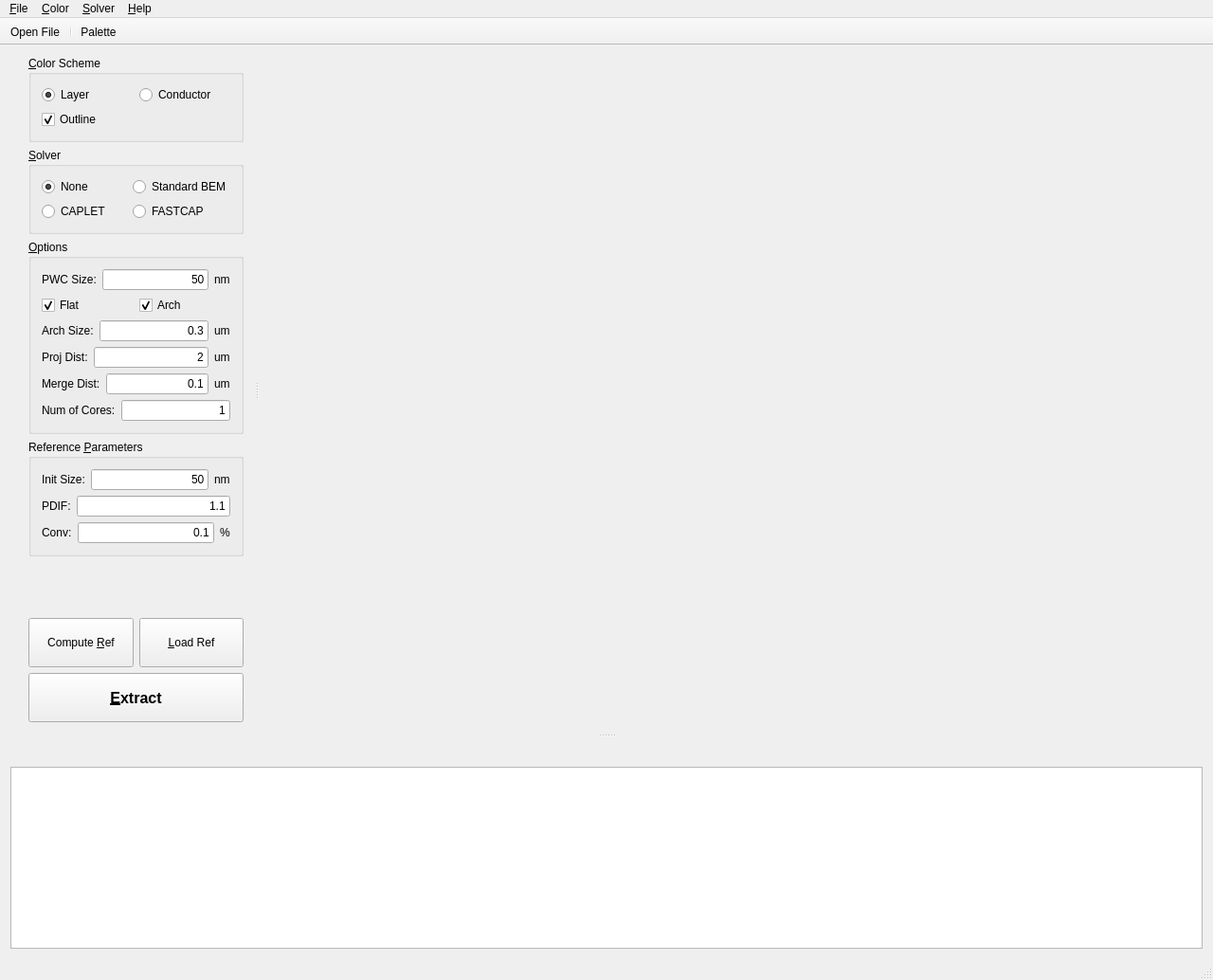
<?xml version="1.0" encoding="UTF-8"?>
<ui version="4.0">
 <class>MainWindow</class>
 <widget class="QMainWindow" name="MainWindow">
  <property name="geometry">
   <rect>
    <x>0</x>
    <y>0</y>
    <width>1280</width>
    <height>1034</height>
   </rect>
  </property>
  <property name="windowTitle">
   <string>MainWindow</string>
  </property>
  <property name="windowIcon">
   <iconset resource="icons.qrc">
    <normaloff>:/icons/icons/caplet_geo_icon.png</normaloff>:/icons/icons/caplet_geo_icon.png</iconset>
  </property>
  <widget class="QWidget" name="centralWidget">
   <layout class="QGridLayout" name="gridLayout"/>
   <widget class="QSplitter" name="splitter">
    <property name="geometry">
     <rect>
      <x>0</x>
      <y>0</y>
      <width>100</width>
      <height>30</height>
     </rect>
    </property>
    <property name="orientation">
     <enum>Qt::Horizontal</enum>
    </property>
   </widget>
  </widget>
  <widget class="QMenuBar" name="menuBar">
   <property name="geometry">
    <rect>
     <x>0</x>
     <y>0</y>
     <width>1280</width>
     <height>20</height>
    </rect>
   </property>
   <widget class="QMenu" name="menu_File">
    <property name="title">
     <string>&amp;File</string>
    </property>
    <addaction name="actionOpenFile"/>
    <addaction name="actionExit"/>
   </widget>
   <widget class="QMenu" name="menu_Help">
    <property name="title">
     <string>&amp;Help</string>
    </property>
    <addaction name="actionAbout"/>
   </widget>
   <widget class="QMenu" name="menuColor">
    <property name="title">
     <string>&amp;Color</string>
    </property>
    <widget class="QMenu" name="menuScheme">
     <property name="title">
      <string>Scheme</string>
     </property>
     <addaction name="actionColorSchemeLayer"/>
     <addaction name="actionColorSchemeConductor"/>
    </widget>
    <addaction name="menuScheme"/>
    <addaction name="actionOutline"/>
    <addaction name="actionPalette"/>
   </widget>
   <widget class="QMenu" name="menuSolver">
    <property name="title">
     <string>&amp;Solver</string>
    </property>
    <addaction name="actionNone"/>
    <addaction name="actionCAPLET"/>
    <addaction name="actionFASTCAP"/>
    <addaction name="actionStandardBEM"/>
    <addaction name="separator"/>
    <addaction name="actionCAPLETOptions"/>
    <addaction name="actionFASTCAPOptions"/>
    <addaction name="actionStandardBEMOptions"/>
   </widget>
   <addaction name="menu_File"/>
   <addaction name="menuColor"/>
   <addaction name="menuSolver"/>
   <addaction name="menu_Help"/>
  </widget>
  <widget class="QStatusBar" name="statusBar"/>
  <widget class="QToolBar" name="mainToolBar">
   <property name="movable">
    <bool>false</bool>
   </property>
   <property name="iconSize">
    <size>
     <width>24</width>
     <height>24</height>
    </size>
   </property>
   <property name="toolButtonStyle">
    <enum>Qt::ToolButtonIconOnly</enum>
   </property>
   <property name="floatable">
    <bool>false</bool>
   </property>
   <attribute name="toolBarArea">
    <enum>TopToolBarArea</enum>
   </attribute>
   <attribute name="toolBarBreak">
    <bool>false</bool>
   </attribute>
   <addaction name="actionOpenFile"/>
   <addaction name="separator"/>
   <addaction name="actionPalette"/>
  </widget>
  <widget class="QDockWidget" name="dockWidget">
   <property name="floating">
    <bool>false</bool>
   </property>
   <property name="features">
    <set>QDockWidget::DockWidgetVerticalTitleBar</set>
   </property>
   <property name="allowedAreas">
    <set>Qt::LeftDockWidgetArea|Qt::RightDockWidgetArea</set>
   </property>
   <attribute name="dockWidgetArea">
    <number>1</number>
   </attribute>
   <widget class="QWidget" name="dockWidgetContents">
    <property name="enabled">
     <bool>true</bool>
    </property>
    <layout class="QVBoxLayout" name="verticalLayout_5">
     <item>
      <widget class="QGroupBox" name="colorSchemeGroup">
       <property name="title">
        <string>&amp;Color Scheme</string>
       </property>
       <layout class="QVBoxLayout" name="verticalLayout">
        <item>
         <layout class="QHBoxLayout" name="horizontalLayout_9">
          <item>
           <widget class="QRadioButton" name="colorSchemeLayerRadio">
            <property name="text">
             <string>Layer</string>
            </property>
            <property name="checked">
             <bool>true</bool>
            </property>
           </widget>
          </item>
          <item>
           <widget class="QRadioButton" name="colorSchemeConductorRadio">
            <property name="text">
             <string>Conductor</string>
            </property>
           </widget>
          </item>
         </layout>
        </item>
        <item>
         <widget class="QCheckBox" name="outlineBox">
          <property name="text">
           <string>Outline</string>
          </property>
          <property name="checked">
           <bool>true</bool>
          </property>
         </widget>
        </item>
       </layout>
      </widget>
     </item>
     <item>
      <widget class="QGroupBox" name="solverGroup">
       <property name="title">
        <string>&amp;Solver</string>
       </property>
       <layout class="QGridLayout" name="gridLayout_2">
        <item row="0" column="0">
         <widget class="QRadioButton" name="solverNoneRadio">
          <property name="text">
           <string>None</string>
          </property>
          <property name="checked">
           <bool>true</bool>
          </property>
         </widget>
        </item>
        <item row="0" column="1">
         <widget class="QRadioButton" name="solverStandardRadio">
          <property name="toolTip">
           <string>&lt;!DOCTYPE HTML PUBLIC &quot;-//W3C//DTD HTML 4.0//EN&quot; &quot;http://www.w3.org/TR/REC-html40/strict.dtd&quot;&gt;
&lt;html&gt;&lt;head&gt;&lt;meta name=&quot;qrichtext&quot; content=&quot;1&quot; /&gt;&lt;style type=&quot;text/css&quot;&gt;
p, li { white-space: pre-wrap; }
&lt;/style&gt;&lt;/head&gt;&lt;body style=&quot; font-family:'Ubuntu'; font-size:11pt; font-weight:400; font-style:normal;&quot;&gt;
&lt;p style=&quot; margin-top:0px; margin-bottom:0px; margin-left:0px; margin-right:0px; -qt-block-indent:0; text-indent:0px;&quot;&gt;&lt;span style=&quot; font-weight:600;&quot;&gt;Basis functions: &lt;/span&gt;&lt;/p&gt;
&lt;p style=&quot; margin-top:0px; margin-bottom:0px; margin-left:0px; margin-right:0px; -qt-block-indent:0; text-indent:0px;&quot;&gt;        Piecewise constant &lt;/p&gt;
&lt;p style=&quot; margin-top:0px; margin-bottom:0px; margin-left:0px; margin-right:0px; -qt-block-indent:0; text-indent:0px;&quot;&gt;&lt;span style=&quot; font-weight:600;&quot;&gt;Testing method:&lt;/span&gt;&lt;/p&gt;
&lt;p style=&quot; margin-top:0px; margin-bottom:0px; margin-left:0px; margin-right:0px; -qt-block-indent:0; text-indent:0px;&quot;&gt;        Collocation testing&lt;/p&gt;
&lt;p style=&quot; margin-top:0px; margin-bottom:0px; margin-left:0px; margin-right:0px; -qt-block-indent:0; text-indent:0px;&quot;&gt;&lt;span style=&quot; font-weight:600;&quot;&gt;Solution method: &lt;/span&gt;&lt;/p&gt;
&lt;p style=&quot; margin-top:0px; margin-bottom:0px; margin-left:0px; margin-right:0px; -qt-block-indent:0; text-indent:0px;&quot;&gt;        Direct LU decomposition&lt;/p&gt;&lt;/body&gt;&lt;/html&gt;</string>
          </property>
          <property name="text">
           <string>Standard BEM</string>
          </property>
         </widget>
        </item>
        <item row="1" column="0">
         <widget class="QRadioButton" name="solverCapletRadio">
          <property name="toolTip">
           <string>&lt;!DOCTYPE HTML PUBLIC &quot;-//W3C//DTD HTML 4.0//EN&quot; &quot;http://www.w3.org/TR/REC-html40/strict.dtd&quot;&gt;
&lt;html&gt;&lt;head&gt;&lt;meta name=&quot;qrichtext&quot; content=&quot;1&quot; /&gt;&lt;style type=&quot;text/css&quot;&gt;
p, li { white-space: pre-wrap; }
&lt;/style&gt;&lt;/head&gt;&lt;body style=&quot; font-family:'Ubuntu'; font-size:11pt; font-weight:400; font-style:normal;&quot;&gt;
&lt;p style=&quot; margin-top:0px; margin-bottom:0px; margin-left:0px; margin-right:0px; -qt-block-indent:0; text-indent:0px;&quot;&gt;&lt;span style=&quot; font-weight:600;&quot;&gt;Basis functions: &lt;/span&gt;&lt;/p&gt;
&lt;p style=&quot; margin-top:0px; margin-bottom:0px; margin-left:0px; margin-right:0px; -qt-block-indent:0; text-indent:0px;&quot;&gt;        Instantible basis functions&lt;/p&gt;
&lt;p style=&quot; margin-top:0px; margin-bottom:0px; margin-left:0px; margin-right:0px; -qt-block-indent:0; text-indent:0px;&quot;&gt;&lt;span style=&quot; font-weight:600;&quot;&gt;Testing method:&lt;/span&gt;&lt;/p&gt;
&lt;p style=&quot; margin-top:0px; margin-bottom:0px; margin-left:0px; margin-right:0px; -qt-block-indent:0; text-indent:0px;&quot;&gt;        Galerkin testing&lt;/p&gt;
&lt;p style=&quot; margin-top:0px; margin-bottom:0px; margin-left:0px; margin-right:0px; -qt-block-indent:0; text-indent:0px;&quot;&gt;&lt;span style=&quot; font-weight:600;&quot;&gt;Solution method: &lt;/span&gt;&lt;/p&gt;
&lt;p style=&quot; margin-top:0px; margin-bottom:0px; margin-left:0px; margin-right:0px; -qt-block-indent:0; text-indent:0px;&quot;&gt;        Direct LU decomposition&lt;/p&gt;&lt;/body&gt;&lt;/html&gt;</string>
          </property>
          <property name="text">
           <string>CAPLET</string>
          </property>
          <property name="checked">
           <bool>false</bool>
          </property>
         </widget>
        </item>
        <item row="1" column="1">
         <widget class="QRadioButton" name="solverFastcapRadio">
          <property name="toolTip">
           <string>&lt;!DOCTYPE HTML PUBLIC &quot;-//W3C//DTD HTML 4.0//EN&quot; &quot;http://www.w3.org/TR/REC-html40/strict.dtd&quot;&gt;
&lt;html&gt;&lt;head&gt;&lt;meta name=&quot;qrichtext&quot; content=&quot;1&quot; /&gt;&lt;style type=&quot;text/css&quot;&gt;
p, li { white-space: pre-wrap; }
&lt;/style&gt;&lt;/head&gt;&lt;body style=&quot; font-family:'Ubuntu'; font-size:11pt; font-weight:400; font-style:normal;&quot;&gt;
&lt;p style=&quot; margin-top:0px; margin-bottom:0px; margin-left:0px; margin-right:0px; -qt-block-indent:0; text-indent:0px;&quot;&gt;&lt;span style=&quot; font-weight:600;&quot;&gt;Basis functions: &lt;/span&gt;&lt;/p&gt;
&lt;p style=&quot; margin-top:0px; margin-bottom:0px; margin-left:0px; margin-right:0px; -qt-block-indent:0; text-indent:0px;&quot;&gt;        Piecewise constant &lt;/p&gt;
&lt;p style=&quot; margin-top:0px; margin-bottom:0px; margin-left:0px; margin-right:0px; -qt-block-indent:0; text-indent:0px;&quot;&gt;&lt;span style=&quot; font-weight:600;&quot;&gt;Testing method:&lt;/span&gt;&lt;/p&gt;
&lt;p style=&quot; margin-top:0px; margin-bottom:0px; margin-left:0px; margin-right:0px; -qt-block-indent:0; text-indent:0px;&quot;&gt;        Collocation testing&lt;/p&gt;
&lt;p style=&quot; margin-top:0px; margin-bottom:0px; margin-left:0px; margin-right:0px; -qt-block-indent:0; text-indent:0px;&quot;&gt;&lt;span style=&quot; font-weight:600;&quot;&gt;Solution method: &lt;/span&gt;&lt;/p&gt;
&lt;p style=&quot; margin-top:0px; margin-bottom:0px; margin-left:0px; margin-right:0px; -qt-block-indent:0; text-indent:0px;&quot;&gt;        Fast multipole method&lt;/p&gt;&lt;/body&gt;&lt;/html&gt;</string>
          </property>
          <property name="text">
           <string>FASTCAP</string>
          </property>
          <property name="checked">
           <bool>false</bool>
          </property>
         </widget>
        </item>
       </layout>
      </widget>
     </item>
     <item>
      <widget class="QGroupBox" name="optionGroup">
       <property name="title">
        <string>&amp;Options</string>
       </property>
       <layout class="QVBoxLayout" name="verticalLayout_4">
        <item>
         <layout class="QHBoxLayout" name="horizontalLayout">
          <item>
           <widget class="QLabel" name="pwcSizeLabel">
            <property name="toolTip">
             <string>&lt;html&gt;&lt;head/&gt;&lt;body&gt;&lt;p&gt;&lt;span style=&quot; font-weight:600;&quot;&gt;Suggested size&lt;/span&gt; of piecewise constant basis function for a side length&lt;/p&gt;&lt;/body&gt;&lt;/html&gt;</string>
            </property>
            <property name="text">
             <string>PWC Size:</string>
            </property>
           </widget>
          </item>
          <item>
           <widget class="QLineEdit" name="pwcSizeLineEdit">
            <property name="text">
             <string>50</string>
            </property>
            <property name="alignment">
             <set>Qt::AlignRight|Qt::AlignTrailing|Qt::AlignVCenter</set>
            </property>
           </widget>
          </item>
          <item>
           <widget class="QLabel" name="pwcUnitLabel">
            <property name="text">
             <string>nm</string>
            </property>
           </widget>
          </item>
         </layout>
        </item>
        <item>
         <layout class="QHBoxLayout" name="horizontalLayout_7">
          <item>
           <widget class="QCheckBox" name="flatCheckBox">
            <property name="text">
             <string>Flat</string>
            </property>
            <property name="checkable">
             <bool>true</bool>
            </property>
            <property name="checked">
             <bool>true</bool>
            </property>
           </widget>
          </item>
          <item>
           <widget class="QCheckBox" name="archCheckBox">
            <property name="text">
             <string>Arch</string>
            </property>
            <property name="checked">
             <bool>true</bool>
            </property>
           </widget>
          </item>
         </layout>
        </item>
        <item>
         <layout class="QHBoxLayout" name="horizontalLayout_2">
          <item>
           <widget class="QLabel" name="archSizeLabel">
            <property name="text">
             <string>Arch Size:</string>
            </property>
           </widget>
          </item>
          <item>
           <widget class="QLineEdit" name="archLengthLineEdit">
            <property name="text">
             <string>0.3</string>
            </property>
            <property name="alignment">
             <set>Qt::AlignRight|Qt::AlignTrailing|Qt::AlignVCenter</set>
            </property>
           </widget>
          </item>
          <item>
           <widget class="QLabel" name="archUnitLabel">
            <property name="text">
             <string>um</string>
            </property>
           </widget>
          </item>
         </layout>
        </item>
        <item>
         <layout class="QHBoxLayout" name="horizontalLayout_10">
          <item>
           <widget class="QLabel" name="projDistLabel">
            <property name="text">
             <string>Proj Dist:</string>
            </property>
           </widget>
          </item>
          <item>
           <widget class="QLineEdit" name="projDistLineEdit">
            <property name="text">
             <string>2</string>
            </property>
            <property name="alignment">
             <set>Qt::AlignRight|Qt::AlignTrailing|Qt::AlignVCenter</set>
            </property>
           </widget>
          </item>
          <item>
           <widget class="QLabel" name="projDistUnitLabel">
            <property name="text">
             <string>um</string>
            </property>
           </widget>
          </item>
         </layout>
        </item>
        <item>
         <layout class="QHBoxLayout" name="horizontalLayout_11">
          <item>
           <widget class="QLabel" name="mergeDistLabel">
            <property name="text">
             <string>Merge Dist:</string>
            </property>
           </widget>
          </item>
          <item>
           <widget class="QLineEdit" name="mergeDistLineEdit">
            <property name="text">
             <string>0.1</string>
            </property>
            <property name="alignment">
             <set>Qt::AlignRight|Qt::AlignTrailing|Qt::AlignVCenter</set>
            </property>
           </widget>
          </item>
          <item>
           <widget class="QLabel" name="mergeDistUnitLabel">
            <property name="text">
             <string>um</string>
            </property>
           </widget>
          </item>
         </layout>
        </item>
        <item>
         <layout class="QHBoxLayout" name="horizontalLayout_6">
          <item>
           <widget class="QLabel" name="coreNumLabel">
            <property name="text">
             <string>Num of Cores:</string>
            </property>
           </widget>
          </item>
          <item>
           <widget class="QLineEdit" name="coreNumLineEdit">
            <property name="text">
             <string>1</string>
            </property>
            <property name="alignment">
             <set>Qt::AlignRight|Qt::AlignTrailing|Qt::AlignVCenter</set>
            </property>
           </widget>
          </item>
         </layout>
        </item>
       </layout>
      </widget>
     </item>
     <item>
      <widget class="QGroupBox" name="groupBox">
       <property name="title">
        <string>Reference &amp;Parameters</string>
       </property>
       <layout class="QVBoxLayout" name="verticalLayout_3">
        <item>
         <layout class="QHBoxLayout" name="horizontalLayout_5">
          <item>
           <widget class="QLabel" name="initPWCSizeLabel">
            <property name="text">
             <string>Init Size:</string>
            </property>
           </widget>
          </item>
          <item>
           <widget class="QLineEdit" name="initPWCSizeLineEdit">
            <property name="text">
             <string>50</string>
            </property>
            <property name="alignment">
             <set>Qt::AlignRight|Qt::AlignTrailing|Qt::AlignVCenter</set>
            </property>
           </widget>
          </item>
          <item>
           <widget class="QLabel" name="pwcUnitLabel2">
            <property name="text">
             <string>nm</string>
            </property>
           </widget>
          </item>
         </layout>
        </item>
        <item>
         <layout class="QHBoxLayout" name="horizontalLayout_3">
          <item>
           <widget class="QLabel" name="alphaLabel">
            <property name="toolTip">
             <string>&lt;html&gt;&lt;head/&gt;&lt;body&gt;&lt;p&gt;&lt;span style=&quot; font-weight:600;&quot;&gt;Panel density iteration factor: &lt;/span&gt;The factor that reduces suggested panel size per iteration. Greater than 1.&lt;/p&gt;&lt;/body&gt;&lt;/html&gt;</string>
            </property>
            <property name="text">
             <string>PDIF:</string>
            </property>
           </widget>
          </item>
          <item>
           <widget class="QLineEdit" name="alphaLineEdit">
            <property name="text">
             <string>1.1</string>
            </property>
            <property name="alignment">
             <set>Qt::AlignRight|Qt::AlignTrailing|Qt::AlignVCenter</set>
            </property>
           </widget>
          </item>
         </layout>
        </item>
        <item>
         <layout class="QHBoxLayout" name="horizontalLayout_4">
          <item>
           <widget class="QLabel" name="convLabel">
            <property name="toolTip">
             <string>&lt;html&gt;&lt;head/&gt;&lt;body&gt;&lt;p&gt;&lt;span style=&quot; font-weight:600;&quot;&gt;Convergence Criterion: &lt;/span&gt;The reference computation iteration is converged when max_{i,j} | (C_{ij}^{k+1} - C_{ij}^{k})/C_{ii}^{k} | &amp;lt; epsilon&lt;/p&gt;&lt;/body&gt;&lt;/html&gt;</string>
            </property>
            <property name="text">
             <string>Conv:</string>
            </property>
           </widget>
          </item>
          <item>
           <widget class="QLineEdit" name="epsilonLineEdit">
            <property name="text">
             <string>0.1</string>
            </property>
            <property name="alignment">
             <set>Qt::AlignRight|Qt::AlignTrailing|Qt::AlignVCenter</set>
            </property>
           </widget>
          </item>
          <item>
           <widget class="QLabel" name="percentageLabel">
            <property name="text">
             <string>%</string>
            </property>
           </widget>
          </item>
         </layout>
        </item>
       </layout>
      </widget>
     </item>
     <item>
      <spacer name="verticalSpacer">
       <property name="orientation">
        <enum>Qt::Vertical</enum>
       </property>
       <property name="sizeHint" stdset="0">
        <size>
         <width>20</width>
         <height>807</height>
        </size>
       </property>
      </spacer>
     </item>
     <item>
      <layout class="QHBoxLayout" name="horizontalLayout_8">
       <item>
        <widget class="QPushButton" name="computeReferenceButton">
         <property name="minimumSize">
          <size>
           <width>0</width>
           <height>52</height>
          </size>
         </property>
         <property name="text">
          <string>Compute &amp;Ref</string>
         </property>
        </widget>
       </item>
       <item>
        <widget class="QPushButton" name="loadReferenceButton">
         <property name="minimumSize">
          <size>
           <width>0</width>
           <height>52</height>
          </size>
         </property>
         <property name="text">
          <string>&amp;Load Ref</string>
         </property>
        </widget>
       </item>
      </layout>
     </item>
     <item>
      <widget class="QPushButton" name="extractionButton">
       <property name="sizePolicy">
        <sizepolicy hsizetype="Minimum" vsizetype="Fixed">
         <horstretch>0</horstretch>
         <verstretch>0</verstretch>
        </sizepolicy>
       </property>
       <property name="minimumSize">
        <size>
         <width>0</width>
         <height>52</height>
        </size>
       </property>
       <property name="font">
        <font>
         <pointsize>12</pointsize>
         <weight>75</weight>
         <bold>true</bold>
        </font>
       </property>
       <property name="text">
        <string>&amp;Extract</string>
       </property>
      </widget>
     </item>
    </layout>
   </widget>
  </widget>
  <widget class="QDockWidget" name="dockText">
   <property name="features">
    <set>QDockWidget::NoDockWidgetFeatures</set>
   </property>
   <attribute name="dockWidgetArea">
    <number>8</number>
   </attribute>
   <widget class="QWidget" name="dockTextContents">
    <layout class="QVBoxLayout" name="verticalLayout_2">
     <item>
      <widget class="QPlainTextEdit" name="logText">
       <property name="minimumSize">
        <size>
         <width>0</width>
         <height>160</height>
        </size>
       </property>
       <property name="font">
        <font>
         <family>Monospace</family>
         <pointsize>10</pointsize>
        </font>
       </property>
       <property name="lineWrapMode">
        <enum>QPlainTextEdit::NoWrap</enum>
       </property>
      </widget>
     </item>
    </layout>
   </widget>
  </widget>
  <action name="actionAbout">
   <property name="icon">
    <iconset resource="icons.qrc">
     <normaloff>:/icons/icons/info.png</normaloff>:/icons/icons/info.png</iconset>
   </property>
   <property name="text">
    <string>&amp;About</string>
   </property>
  </action>
  <action name="actionOpenFile">
   <property name="icon">
    <iconset resource="icons.qrc">
     <normaloff>:/icons/icons/folder_open.png</normaloff>:/icons/icons/folder_open.png</iconset>
   </property>
   <property name="text">
    <string>&amp;Open File</string>
   </property>
   <property name="shortcut">
    <string>Ctrl+O</string>
   </property>
  </action>
  <action name="actionExit">
   <property name="text">
    <string>E&amp;xit</string>
   </property>
   <property name="shortcut">
    <string>Esc</string>
   </property>
  </action>
  <action name="actionColorSchemeLayer">
   <property name="checkable">
    <bool>true</bool>
   </property>
   <property name="checked">
    <bool>true</bool>
   </property>
   <property name="icon">
    <iconset resource="icons.qrc">
     <normaloff>:/icons/icons/folder_open.png</normaloff>:/icons/icons/folder_open.png</iconset>
   </property>
   <property name="text">
    <string>Layer</string>
   </property>
  </action>
  <action name="actionColorSchemeConductor">
   <property name="checkable">
    <bool>true</bool>
   </property>
   <property name="icon">
    <iconset resource="icons.qrc">
     <normaloff>:/icons/icons/info.png</normaloff>:/icons/icons/info.png</iconset>
   </property>
   <property name="text">
    <string>Conductor</string>
   </property>
  </action>
  <action name="actionPalette">
   <property name="icon">
    <iconset resource="icons.qrc">
     <normaloff>:/icons/icons/color_icon.png</normaloff>:/icons/icons/color_icon.png</iconset>
   </property>
   <property name="text">
    <string>Palette</string>
   </property>
  </action>
  <action name="actionCAPLET">
   <property name="checkable">
    <bool>true</bool>
   </property>
   <property name="text">
    <string>CAPLET</string>
   </property>
   <property name="toolTip">
    <string>Boundary element method with Galerkin testing 
using instantiable basis functions and 
direct LU decomposition to solve</string>
   </property>
  </action>
  <action name="actionFASTCAP">
   <property name="checkable">
    <bool>true</bool>
   </property>
   <property name="checked">
    <bool>false</bool>
   </property>
   <property name="text">
    <string>FASTCAP</string>
   </property>
   <property name="toolTip">
    <string>Boundary element method with collocation testing
using fast multipole method to solve</string>
   </property>
  </action>
  <action name="actionStandardBEM">
   <property name="checkable">
    <bool>true</bool>
   </property>
   <property name="text">
    <string>Standard BEM</string>
   </property>
   <property name="toolTip">
    <string>Standard boundary element method with collocation testing 
using direct LU decomposition to solve</string>
   </property>
  </action>
  <action name="actionCAPLETOptions">
   <property name="text">
    <string>CAPLET Options</string>
   </property>
  </action>
  <action name="actionFASTCAPOptions">
   <property name="text">
    <string>FASTCAP Options</string>
   </property>
  </action>
  <action name="actionStandardBEMOptions">
   <property name="text">
    <string>Standard BEM Options</string>
   </property>
  </action>
  <action name="actionOutline">
   <property name="checkable">
    <bool>true</bool>
   </property>
   <property name="checked">
    <bool>true</bool>
   </property>
   <property name="text">
    <string>Outline</string>
   </property>
  </action>
  <action name="actionNone">
   <property name="checkable">
    <bool>true</bool>
   </property>
   <property name="checked">
    <bool>true</bool>
   </property>
   <property name="text">
    <string>None</string>
   </property>
   <property name="toolTip">
    <string>Display geometry only</string>
   </property>
  </action>
 </widget>
 <layoutdefault spacing="6" margin="11"/>
 <tabstops>
  <tabstop>colorSchemeLayerRadio</tabstop>
  <tabstop>outlineBox</tabstop>
  <tabstop>solverNoneRadio</tabstop>
  <tabstop>solverCapletRadio</tabstop>
  <tabstop>solverFastcapRadio</tabstop>
  <tabstop>solverStandardRadio</tabstop>
 </tabstops>
 <resources>
  <include location="icons.qrc"/>
 </resources>
 <connections/>
</ui>
